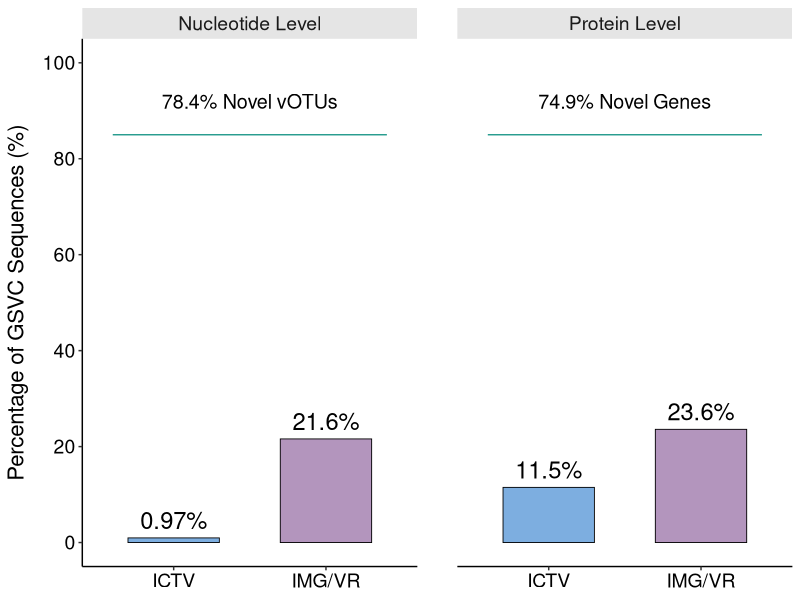
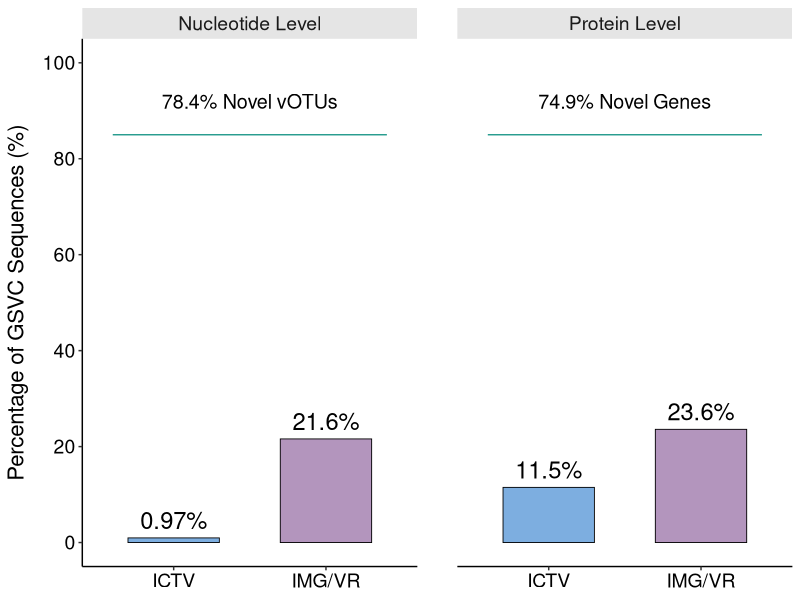

R code for these plots, in order:
# GSVC_github publication script
# =============================================================================
# GSVC paper figure script (standalone copy for publication reproducibility)
# Regenerate: python paper_figure_scripts/generate_paper_scripts.py
# =============================================================================
args <- commandArgs(trailingOnly = FALSE)
sp <- sub("^--file=", "", args[grep("^--file=", args)])
PHAGE_ROOT <- if (length(sp) && nzchar(sp)) {
  normalizePath(file.path(dirname(sp), "../.."), winslash = "/", mustWork = FALSE)
} else {
  normalizePath(getwd(), winslash = "/", mustWork = FALSE)
}
if (!file.exists(file.path(PHAGE_ROOT, "FINAL_all_projects_Count_matrix.tsv"))) {
  ev <- Sys.getenv("PHAGE_PROJECT_ROOT", "")
  if (nzchar(ev)) PHAGE_ROOT <- normalizePath(ev, winslash = "/")
}
OUT_DIR <- file.path(PHAGE_ROOT, "Scripts", "output")
dir.create(OUT_DIR, recursive = TRUE, showWarnings = FALSE)
setwd(PHAGE_ROOT)




# 1. Load required packages
library(ggplot2)
library(tidyr)
library(dplyr)

# setwd: using PHAGE_ROOT above

# 2. Prepare data
# Values per description:
# Nucleotide: ICTV (0.97%), IMG/VR (21.6%)
# Protein: ICTV (11.5%), IMG/VR (46.9%)
data <- data.frame(
  Level = rep(c("Nucleotide Level", "Protein Level"), each = 2),
  Database = rep(c("ICTV", "IMG/VR"), 2),
  Percentage = c(0.97, 21.6, 11.5, 23.6)
)

# Lock facet order: Nucleotide left, Protein right
data$Level <- factor(data$Level, levels = c("Nucleotide Level", "Protein Level"))

# 3. Plot
p <- ggplot(data, aes(x = Database, y = Percentage, fill = Database)) +
  # Bar chart
  geom_bar(stat = "identity", width = 0.6, color = "black", size = 0.3) +
  # Facets: nucleotide left, protein right
  facet_wrap(~Level, scales = "fixed") + 
  # Percentage labels above bars
  geom_text(aes(label = paste0(Percentage, "%")), vjust = -0.5, size = 6) +
  # Academic blue and purple palette
  scale_fill_manual(values = c("ICTV" = "#7DAEE0", "IMG/VR" = "#B395BD")) +
  # Axis labels
  labs(x = NULL, y = "Percentage of GSVC Sequences (%)") +
  # Y-axis range with headroom for annotations
  scale_y_continuous(limits = c(0, 100), breaks = seq(0, 100, 20)) +
  # Clean theme
  theme_classic() +
  theme(
    strip.background = element_rect(fill = "grey90", color = NA), # Facet title background
    strip.text = element_text(size = 14),           # Facet title text
    axis.text = element_text(color = "black", size = 10),
    legend.position = "none",                                     # Hide legend (x-axis has labels)
    panel.spacing = unit(2, "lines"),  # Wider gap between facets
    axis.title.y = element_text(size = 16, color = "black", margin = margin(r = 10)), # Y-axis title
    axis.text.y = element_text(size = 14, color = "black"), # Y-axis ticks
    axis.text.x = element_text(size = 14, color = "black"), # X-axis labels (ICTV, etc.)
  )

# 4. Add large "Novel vOTUs" annotation
# Place above the Nucleotide Level facet
ann_text <- data.frame(
  Level = factor(c("Nucleotide Level", "Protein Level"), 
                 levels = c("Nucleotide Level", "Protein Level")),
  label = c("78.4% Novel vOTUs", "74.9% Novel Genes"), # Derived from data
  x = 1.5, 
  y = 92
)

# 2. Revised plot with annotations
p_final <- p + 
  # Horizontal line in each facet
  geom_segment(data = ann_text, 
               aes(x = 0.6, xend = 2.4, y = 85, yend = 85), 
               inherit.aes = FALSE, colour = "#299D8F", size = 0.5) +
  # Annotation text in each facet
  geom_text(data = ann_text, 
            aes(x = x, y = y, label = label), 
            inherit.aes = FALSE, color = "black", size = 5)

# Print result
print(p_final)

# 5. Save figure
ggsave("GSVC_Novelty_Plot.pdf", p_final, width = 6, height = 6)
